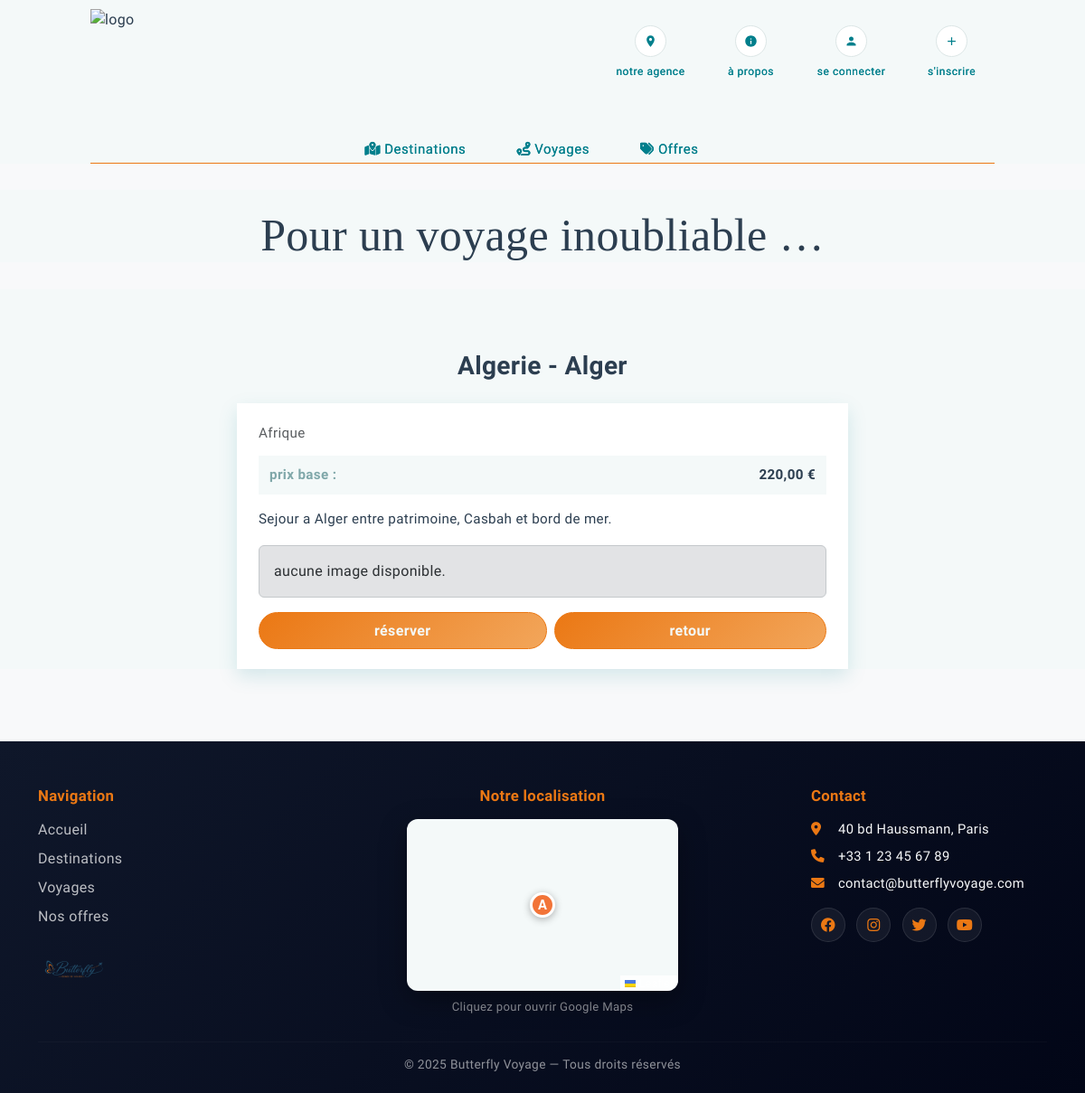
Page /index.php?page=destination_detail&id_destination=2 on the committed database.
### tables this page shows
CREATE TABLE `destinations` (
  `id_destination` int UNSIGNED NOT NULL AUTO_INCREMENT,
  `pays` varchar(100) NOT NULL,
  `ville` varchar(100) NOT NULL,
  `id_continent` int UNSIGNED DEFAULT NULL,
  `description` text,
  `prix_base` decimal(10,2) NOT NULL,
  `image_url` varchar(255) DEFAULT NULL,
  `actif` tinyint(1) NOT NULL DEFAULT 1,
  `date_creation` datetime NOT NULL DEFAULT CURRENT_TIMESTAMP,
  `date_modification` datetime NOT NULL DEFAULT CURRENT_TIMESTAMP ON UPDATE CURRENT_TIMESTAMP,
  PRIMARY KEY (`id_destination`),
  UNIQUE KEY `uk_destination_pays_ville` (`pays`, `ville`),
  KEY `idx_destinations_continent` (`id_continent`),
  KEY `idx_destinations_actif` (`actif`),
  CONSTRAINT `fk_destination_continent`
    FOREIGN KEY (`id_continent`)
    REFERENCES `continents` (`id_continent`)
    ON DELETE SET NULL
    ON UPDATE CASCADE
);

CREATE TABLE `continents` (
  `id_continent` int UNSIGNED NOT NULL AUTO_INCREMENT,
  `nom` varchar(50) NOT NULL,
  PRIMARY KEY (`id_continent`),
  UNIQUE KEY `uk_continents_nom` (`nom`)
);

### index.php (called while the page is built, shortened)
<?php
require_once __DIR__ . "/controleur/controleur_class.php";
$unControleur = new Controleur();
$page = $_GET["page"] ?? "home";
switch ($page) {
    case "destination_detail":
        require_once __DIR__ . "/controleur/gestion_destination_detail.php";
        break;
}
require_once __DIR__ . "/vue/layout.php";

### modele/modele_class.php (called while the page is built, shortened)
<?php
class Modele
{
    private PDO $pdo;
    public function __construct()
    {
        $dsn = "mysql:host=localhost;dbname=bfly;charset=utf8mb4";
        $user = "root";
        $password = "";
        try {
            $this->pdo = new PDO($dsn, $user, $password, [
                PDO::ATTR_ERRMODE => PDO::ERRMODE_EXCEPTION,
                PDO::ATTR_DEFAULT_FETCH_MODE => PDO::FETCH_ASSOC,
            ]);
        } catch (PDOException $e) {
            echo "erreur de connexion à " . $dsn . "<br>";
            echo $e->getMessage();
            exit();
        }
    }
    private function fetchOne(string $sql, array $params = []): array|false
    {
        $stmt = $this->pdo->prepare($sql);
        $stmt->execute($params);
        return $stmt->fetch();
    }
    public function selectWhere_destination(int $id_destination): array|false
    {
        $sql = "select d.*, c.nom as continent
                from destinations d
                left join continents c on c.id_continent = d.id_continent
                where d.id_destination = :id_destination";
        return $this->fetchOne($sql, [
            ":id_destination" => $id_destination,
        ]);
    }
}

### controleur/gestion_destination_detail.php (called while the page is built, shortened)
<?php
$idDestination = (int) ($_GET["id_destination"] ?? 0);
if ($idDestination > 0) {
    $destination = $unControleur->selectWhere_destination($idDestination);
} else {
    $erreurReservation = "destination invalide.";
}

### controleur/controleur_class.php (called while the page is built, shortened)
<?php
require_once "modele/modele_class.php";
class Controleur
{
    private Modele $modele;
    public function __construct()
    {
        $this->modele = new Modele();
    }
    public function selectWhere_destination(int $id_destination)
    {
        return $this->modele->selectWhere_destination($id_destination);
    }
}

### vue/destination_detail.php (the view)
<?php
$destination = $destination ?? null;
?>
<?php if (empty($destination)): ?>
    <div class="container mt-4">
        <div class="alert alert-danger">
            destination introuvable.
        </div>
    </div>
<?php else: ?>
    <?php
    $id = (int) ($destination["id_destination"] ?? 0);
    $pays = (string) ($destination["pays"] ?? "");
    $ville = (string) ($destination["ville"] ?? "");
    $continent = (string) ($destination["continent"] ?? "");
    $description = (string) ($destination["description"] ?? "");
    $prixBase = (float) ($destination["prix_base"] ?? 0);
    $image = (string) ($destination["image_url"] ?? "");
    $titre = trim($pays . " - " . $ville, " -");
    ?>
    <h3 class="section-title text-center mt-5">
        <?= htmlspecialchars($titre) ?>
    </h3>
    <div class="container mt-4 detail-wrap">
        <div class="card detail-card">
            <div class="card-body detail-body">
                <?php if ($continent !== ""): ?>
                    <p class="text-muted mb-2 detail-sub">
                        <?= htmlspecialchars($continent) ?>
                    </p>
                <?php endif; ?>
                <div class="detail-list">
                    <div class="detail-row">
                        <span class="detail-label">prix base :</span>
                        <span class="detail-value">
                            <?= number_format($prixBase, 2, ",", " ") ?> €
                        </span>
                    </div>
                </div>
                <?php if ($description !== ""): ?>
                    <div class="detail-desc">
                        <?= nl2br(htmlspecialchars($description)) ?>
                    </div>
                <?php endif; ?>
                <?php if ($image !== ""): ?>
                    <img
                        src="<?= htmlspecialchars($image) ?>"
                        alt="image destination"
                        class="img-fluid detail-img"
                    >
                <?php else: ?>
                    <div class="alert alert-secondary mb-3">
                        aucune image disponible.
                    </div>
                <?php endif; ?>
                <div class="detail-actions d-flex justify-content-center gap-2 mt-3">
                    <a
                        class="btn btn-success btn-sm flex-fill text-center px-3 detail-btn"
                        href="index.php?page=reservation&id_destination=<?= $id ?>"
                    >
                        réserver
                    </a>
                    <a
                        class="btn btn-outline-primary btn-sm flex-fill text-center px-3 detail-btn"
                        href="index.php?page=destinations"
                    >
                        retour
                    </a>
                </div>
            </div>
        </div>
    </div>
<?php endif; ?>

### styles/style.css (style rules this page uses)
:root { --primary-color: #EB7814; --secondary-color: #007f8c; --text-color: #2c3e50; --muted-color: #7fa7a9; --bg-light: #f4f9f9; --border-color: #dce6e6; --border-radius: 14px; --btn-radius: 50rem; --shadow: 0 8px 20px rgba(0, 127, 140, 0.15); --transition: all 0.3s ease; }
html, body { background-color: var(--bg-light); }
body { font-family: "Poiret One", sans-serif; font-weight: 400; font-size: 16px; line-height: 1.5; letter-spacing: 0.35px; -webkit-font-smoothing: antialiased; -moz-osx-font-smoothing: grayscale; margin: 0; padding: 0; color: var(--text-color); }

### styles/page.css (style rules this page uses)
.section-title { font-weight: 800; color: var(--text-color); margin: 0 0 0.3rem; }
.ui-btn, .detail-btn, .grid-btn, .res-btn { font-size: 0.78rem; padding: 4px 10px; border-radius: 50rem; border-width: 1px; font-weight: 600; line-height: 1.2; transition: 0.15s ease; }
.ui-btn-primary, .btn-success.detail-btn, .btn-success.grid-btn { background: var(--primary-color); border-color: var(--primary-color); color: #fff; }
.ui-btn-outline, .btn-outline-primary.detail-btn, .btn-outline-primary.grid-btn { background: transparent; color: var(--primary-color); border-color: var(--primary-color); }
.detail-wrap { max-width: 700px; }
.detail-card { border: 0; border-radius: 0; box-shadow: var(--shadow); background: #fff; }
.detail-body { padding: 22px 24px; }
.detail-sub { font-size: 0.95rem; color: var(--muted-color); }
.detail-list { display: grid; gap: 8px; margin: 14px 0 16px; }
.detail-row { display: flex; justify-content: space-between; gap: 12px; padding: 10px 12px; background: var(--bg-light); font-size: 0.95rem; }
.detail-label { color: var(--muted-color); font-weight: 700; }
.detail-value { color: var(--text-color); font-weight: 800; }
.detail-desc { margin: 12px 0 16px; font-size: 0.95rem; line-height: 1.55; color: var(--text-color); }
.detail-actions { margin-top: 16px; display: flex; justify-content: center; gap: 10px; }

### styles/components.css (style rules this page uses)
.card .btn, .carousel-caption .btn { background:linear-gradient(135deg,var(--primary-color),#F2A65B); color:var(--bg-light); border:1px solid var(--primary-color); padding:10px 25px; font-size:1rem; transition:var(--transition); }

### rows in the picture
destinations: titre "Algerie - Alger", id_continent.nom "Afrique", prix_base "220,00", description "Sejour a Alger entre patrimoine, Casbah et bord de mer."
